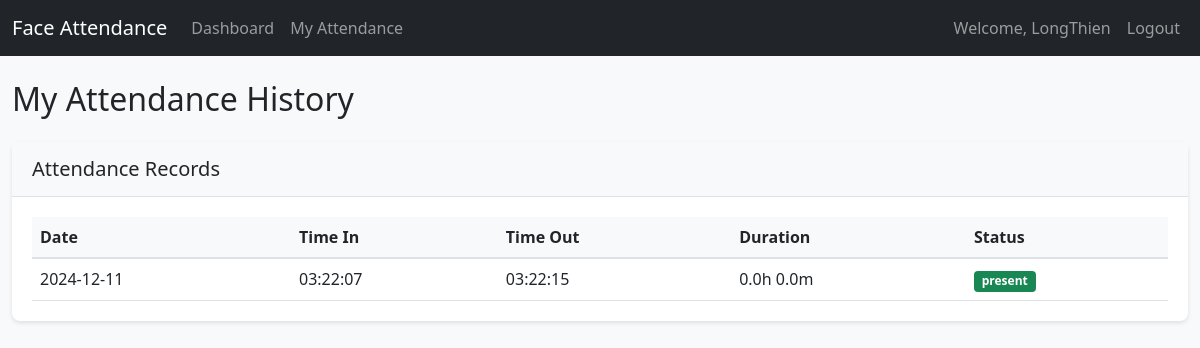
Before: /employee/attendance (signed in) with the older database file.
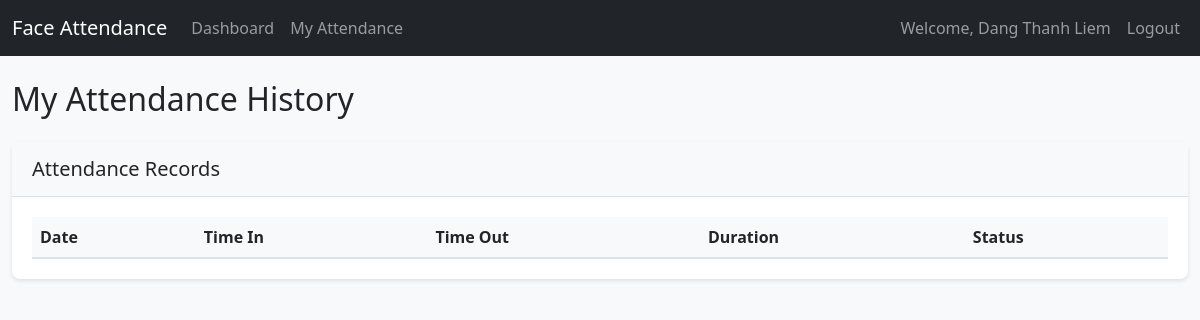
After: the same page with the newer database file.
### app/models.py (models this page shows, shortened)
class User(UserMixin, db.Model):
    id = db.Column(db.Integer, primary_key=True)
    username = db.Column(db.String(64), unique=True, nullable=False)
    email = db.Column(db.String(120), unique=True, nullable=False)
    password_hash = db.Column(db.String(128))
    name = db.Column(db.String(64))
    is_admin = db.Column(db.Boolean, default=False)
    face_encoding = db.Column(db.LargeBinary)
    position = db.Column(db.String(100))
    hourly_rate = db.Column(db.Float, default=0)
    attendances = db.relationship('Attendance', backref='user', lazy=True)

class Attendance(db.Model):
    id = db.Column(db.Integer, primary_key=True)
    user_id = db.Column(db.Integer, db.ForeignKey('user.id'), nullable=False)
    date = db.Column(db.Date, nullable=False)
    time_in = db.Column(db.DateTime, nullable=False)
    time_out = db.Column(db.DateTime)
    status = db.Column(db.String(20), default='present')  # present, late, absent

### app/routes.py (the view)
@employee.route('/attendance')
@login_required
def attendance():
    if current_user.is_admin:
        return redirect(url_for('admin.dashboard'))
    attendances = Attendance.query.filter_by(user_id=current_user.id).order_by(Attendance.date.desc()).all()
    return render_template('employee/attendance.html',
                         attendances=attendances)

### app/models.py (called while the page is built)
@login_manager.user_loader
def load_user(id):
    return User.query.get(int(id))

### app/templates/employee/attendance.html
{% extends "base.html" %}
{% block content %}
<h2>My Attendance History</h2>
<div class="card mt-4">
    <div class="card-header">
        <h5 class="mb-0">Attendance Records</h5>
    </div>
    <div class="card-body">
        <table class="table">
            <thead>
                <tr>
                    <th>Date</th>
                    <th>Time In</th>
                    <th>Time Out</th>
                    <th>Duration</th>
                    <th>Status</th>
                </tr>
            </thead>
            <tbody>
                {% for attendance in attendances %}
                <tr>
                    <td>{{ attendance.date.strftime('%Y-%m-%d') }}</td>
                    <td>{{ attendance.time_in.strftime('%H:%M:%S') }}</td>
                    <td>{{ attendance.time_out.strftime('%H:%M:%S') if attendance.time_out }}</td>
                    <td>
                        {% if attendance.time_in and attendance.time_out %}
                            {% set duration = attendance.time_out - attendance.time_in %}
                            {{ duration.total_seconds() // 3600 }}h
                            {{ (duration.total_seconds() % 3600) // 60 }}m
                        {% endif %}
                    </td>
                    <td>
                        <span class="badge bg-{{ 'success' if attendance.status == 'present' else 'warning' }}">
                            {{ attendance.status }}
                        </span>
                    </td>
                </tr>
                {% endfor %}
            </tbody>
        </table>
    </div>
</div>
{% endblock %}

### app/templates/base.html (shortened to what this page needs)
<!DOCTYPE html>
<html lang="en">
  <head>
    <link
      href="https://cdn.jsdelivr.net/npm/bootstrap@5.1.3/dist/css/bootstrap.min.css"
      rel="stylesheet"
    />
    <link
      href="{{ url_for('static', filename='css/style.css') }}"
      rel="stylesheet"
    />
  </head>
  <body>
    <nav class="navbar navbar-expand-lg navbar-dark bg-dark">
      <div class="container">
        <a class="navbar-brand" href="#">Face Attendance</a>
        {% if current_user.is_authenticated %}
        <div class="collapse navbar-collapse" id="navbarNav">
          <ul class="navbar-nav me-auto">
            {% if current_user.is_admin %}
            <li class="nav-item">
              <a class="nav-link" href="{{ url_for('admin.dashboard') }}"
                >Dashboard</a
              >
            </li>
            <li class="nav-item">
              <a class="nav-link" href="{{ url_for('admin.register') }}"
                >Register Employee</a
              >
            </li>
            <li class="nav-item">
              <a class="nav-link" href="{{ url_for('admin.reports') }}"
                >Attendance Report</a
              >
            </li>
            <li class="nav-item">
              <a class="nav-link" href="{{ url_for('admin.salary_report') }}"
                >Salary Report</a
              >
            </li>
            {% else %}
            <li class="nav-item">
              <a class="nav-link" href="{{ url_for('employee.dashboard') }}"
                >Dashboard</a
              >
            </li>
            <li class="nav-item">
              <a class="nav-link" href="{{ url_for('employee.attendance') }}"
                >My Attendance</a
              >
            </li>
            {% endif %}
          </ul>
          <ul class="navbar-nav">
            <li class="nav-item">
              <span class="nav-link">Welcome, {{ current_user.name }}</span>
            </li>
            <li class="nav-item">
              <a class="nav-link" href="{{ url_for('auth.logout') }}">Logout</a>
            </li>
          </ul>
        </div>
        {% endif %}
      </div>
    </nav>
    <div class="container mt-4">
       {% block content %}{% endblock %}
    </div>
  </body>
</html>

### app/static/css/style.css (style rules this page uses)
body { background-color: #f8f9fa; }
.container { max-width: 1200px; }
.card { border: none; border-radius: 8px; box-shadow: 0 2px 4px rgba(0,0,0,0.1); margin-bottom: 20px; }
.card-header { background-color: #f8f9fa; border-bottom: 1px solid #dee2e6; padding: 15px 20px; }
.card-body { padding: 20px; }
.table { margin-bottom: 0; }
.table th { background-color: #f8f9fa; border-bottom: 2px solid #dee2e6; }

Changed rows visible on the page:
removed Attendance: date "2024-12-11", time_in "03:22:07", time_out "03:22:15", duration "0.0", value "0.0", status "present"
changed User: name "LongThien" → "Dang Thanh Liem"
